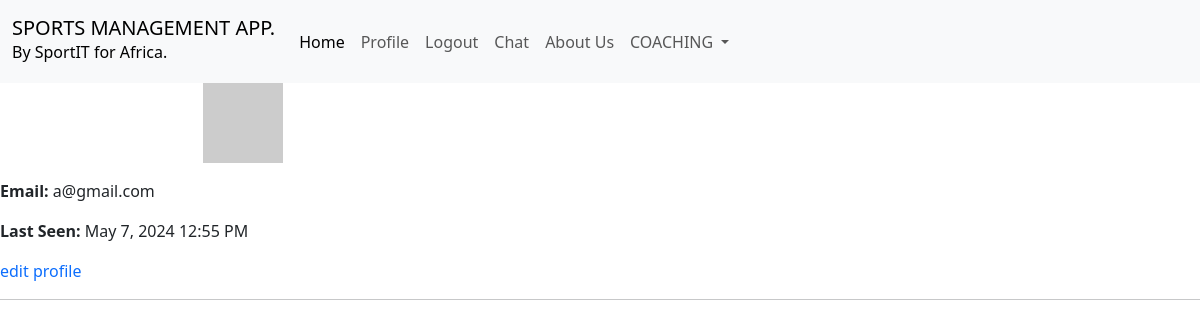
The page /a@gmail.com/profile (signed in) on the database as committed earlier.
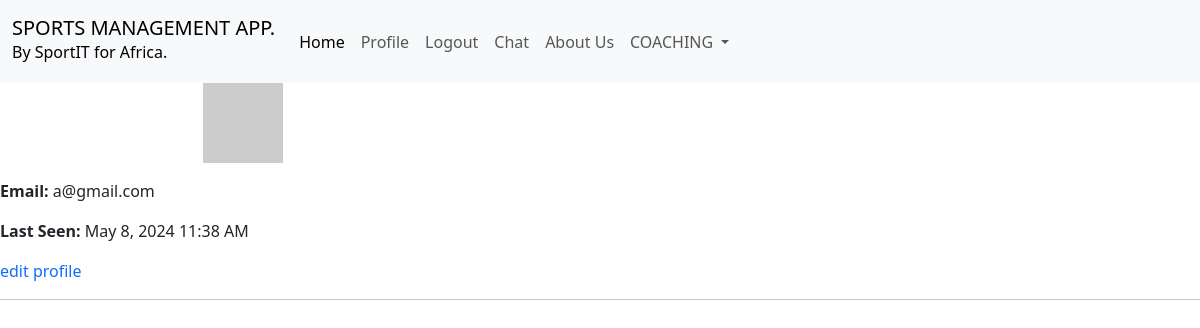
The same page on the database as committed later.
### app/models.py (models this page shows, shortened)
class User(UserMixin, db.Model):
    id = db.Column(db.Integer, primary_key=True)
    email = db.Column(db.String(120), index=True, unique=True)
    password_hash = db.Column(db.String(128))
    performances = db.relationship('Performance', backref='author', lazy='dynamic')
    targets = db.relationship('Target', backref='author', lazy='dynamic')
    players = db.relationship('Player', backref='author', lazy='dynamic')
    coaching = db.relationship('Coaching', backref='author', lazy='dynamic')
    last_seen = db.Column(db.DateTime, default=datetime.now)
    posts = db.relationship('Post', backref='author', lazy='dynamic')
    def avatar(self, size):
        digest = md5(self.email.lower().encode('utf-8')).hexdigest()
        return f'https://www.gravatar.com/avatar/{digest}?d=identicon&s={size}'

### app/routes.py (the view)
@app.route('/<email>/profile')
@login_required
def profile(email):
    user = User.query.filter_by(email=email).first_or_404()
    return render_template(
        'profile.html',
        title='Profile',
        user=user)

### app/models.py (called while the page is built)
@login.user_loader
def login_user(id):
    return User.query.get(int(id))

### app/routes.py (called while the page is built)
@app.before_request
def before_request():
    if current_user.is_authenticated:
        current_user.last_seen = datetime.now()
        db.session.commit()

### app/templates/profile.html (shortened to what this page needs)
{% extends 'base.html' %}
{% block content %}
    <div class="row">
        <div class="col-md-5 text-center">
            <p>
                <img src="{{ user.avatar(120) }}" alt="User avatar">
            </p>
        </div>
    </div>
    <div class="col-md-7">
        <p>
            <strong>Email:</strong> {{ user.email }}
        </p>
        {% if user.last_seen %}
            <p>
                <strong>Last Seen:</strong> {{ moment(user.last_seen).format("lll") }}
            </p>
        {% endif %}
        <p>
            <a  href="{{ url_for('edit_profile') }}">edit profile</a>
        </p>
    </div>
    <hr>
{% endblock %}

### app/templates/base.html (shortened to what this page needs)
<!doctype html>
<html lang="en">
  <head>
    <link
      href="https://cdn.jsdelivr.net/npm/bootstrap@5.3.2/dist/css/bootstrap.min.css"
      rel="stylesheet"
>
    <link rel="stylesheet" href="{{ url_for('static', filename='css/style.css')}}">
  </head>
  <body>
      <nav class="navbar navbar-expand-lg bg-body-tertiary">
        <div class="container-fluid">
          <a class="navbar-brand" href="{{ url_for('index') }}">SPORTS MANAGEMENT APP.<h6>By SportIT for Africa.</h6></a>
          <div class="collapse navbar-collapse" id="navbarNavDropdown">
            <ul class="navbar-nav">
              <li class="nav-item">
                <a class="nav-link active" aria-current="page" href="{{ url_for('index') }}">Home</a>
              </li>
              {% if current_user.is_anonymous %}
              <li class="nav-item">
                <a class="nav-link" href="{{ url_for('login') }}">Login</a>
              </li>
              <li class="nav-item">
                <a class="nav-link" href="{{ url_for('register') }}">Register</a>
              </li>
              <li class="nav-item">
                <a class="nav-link" href="{{ url_for('about_us') }}">About Us</a>
              </li>
              {% else %}
              <li class="nav-item">
                <a class="nav-link" href="{{ url_for('profile', email=current_user.email) }}">Profile</a>
              </li>
              <li class="nav-item">
                <a class="nav-link" href="{{ url_for('logout') }}">Logout</a>
              </li>
              <li class="nav-item">
                <a class="nav-link" href="{{ url_for('chat') }}">Chat</a>
              </li>
              <li class="nav-item">
                <a class="nav-link" href="{{ url_for('about_us') }}">About Us</a>
              </li>
              {% endif %}
              <li class="nav-item dropdown">
                <a class="nav-link dropdown-toggle" href="#" role="button" data-bs-toggle="dropdown" aria-expanded="false">
                  COACHING
                </a>
              </li>
            </ul>
          </div>
        </div>
      </nav>
    {% block content %}{% endblock %}
  </body>
</html>

### app/static/css/style.css (style rules this page uses)
a { text-decoration: none; }

Rows that differ between the two databases and show on the page:
changed User "a@gmail.com": last_seen "May 7, 2024 12:55 PM" → "May 8, 2024 11:38 AM"
